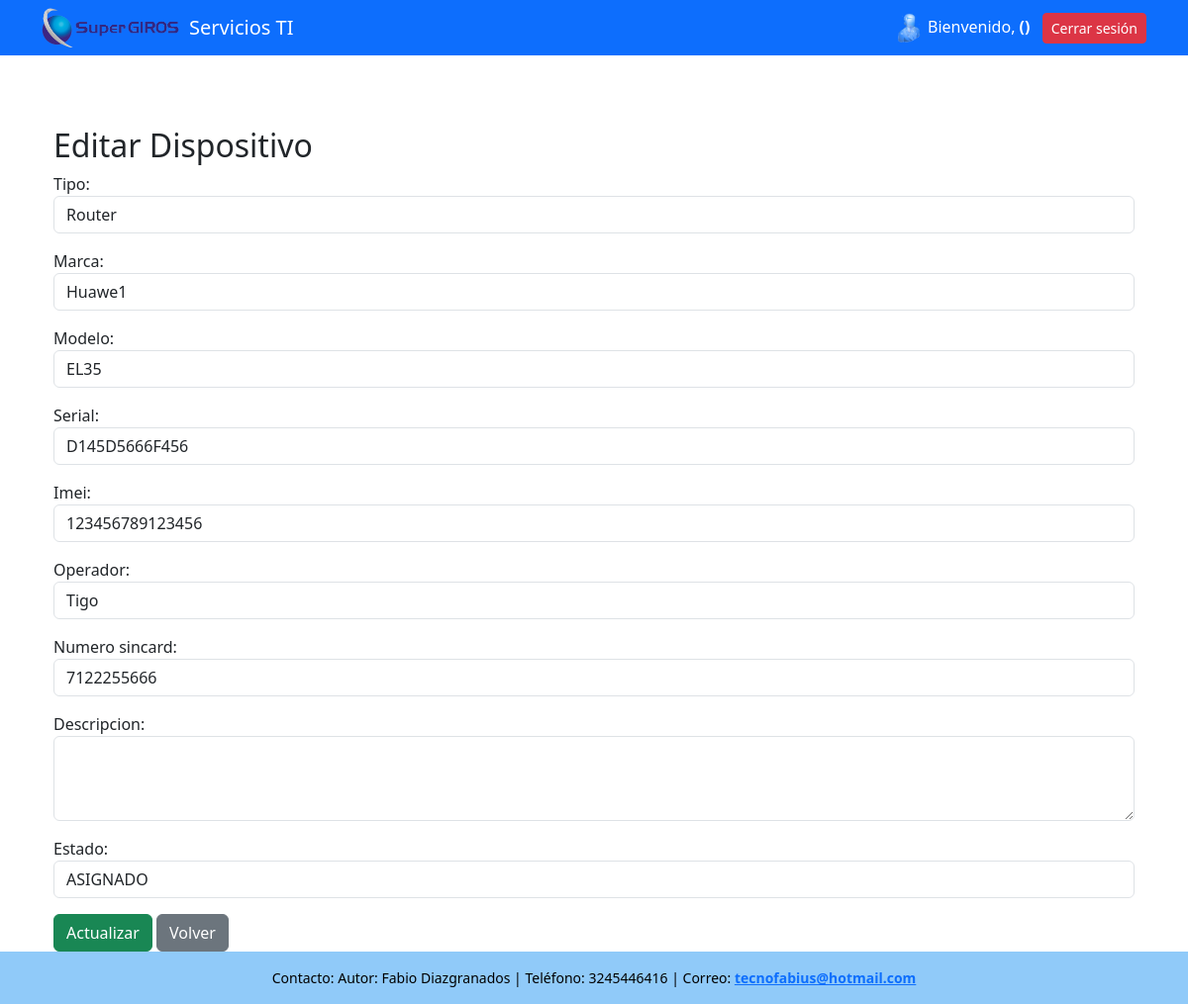
Screenshot of /inventario/editar/1/ (signed in) with the database file from the repository.
### servicios_ti/models.py (models this page shows, shortened)
class Dispositivo(models.Model):
    TIPOS = [
        ('router', 'Router'),
        ('mikrotik', 'Mikrotik'),
        ('switch', 'Switch'),
        ('radio', 'Radio')
    ]
    OPERADOR = [
        ('tigo', 'Tigo'),
        ('claro', 'Claro'),
        ('movistar', 'Movistar'),
        ('no', 'No')
    ]
    ESTADO = [
        ('SIN_ASIGNAR', 'SIN_ASIGNAR'),
        ('ASIGNADO', 'ASIGNADO'),
    ]
    tipo = models.CharField(max_length=100, choices=TIPOS)
    marca = models.CharField(max_length=100)
    modelo = models.CharField(max_length=100)
    serial = models.CharField(max_length=100,unique=True)
    imei = models.CharField(max_length=15, unique=True, null=True, blank=True)
    operador = models.CharField(max_length=100, choices=OPERADOR)
    numero_sincard = models.CharField(max_length=15,null=True, blank=True, unique=True)
    descripcion = models.TextField(null=True, blank=True)
    estado = models.CharField(max_length=100, choices= ESTADO)

### servicios_ti/views.py (the view)
# urls.py: path('inventario/editar/<int:dispositivo_id>/', views.editar_dispositivo, name='editar_dispositivo'),
def editar_dispositivo(request, dispositivo_id):
    if 'usuario_id' not in request.session:
        return redirect('login')
    dispositivo = get_object_or_404(Dispositivo, id=dispositivo_id)
    if request.method == 'POST':
        form = DispositivoForm(request.POST, instance=dispositivo)
        if form.is_valid():
            form.save()
            messages.success(request, 'Dispositivo actualizado correctamente.')
            return redirect('lista_dispositivos')
    else:
        form = DispositivoForm(instance=dispositivo)
    return render(request, 'edit_dispositivo.html', {'form': form, 'dispositivo': dispositivo})

### servicios_ti/forms.py
class DispositivoForm(forms.ModelForm):
    class Meta:
        model = Dispositivo
        fields = '__all__'
        widgets = {
            'tipo': forms.Select(attrs={'class': 'form-control'}),
            'marca': forms.TextInput(attrs={'class': 'form-control'}),
            'modelo': forms.TextInput(attrs={'class': 'form-control'}),
            'serial': forms.TextInput(attrs={'class': 'form-control'}),
            'imei': forms.TextInput(attrs={'class': 'form-control'}),
            'operador': forms.Select(attrs={'class': 'form-control'}),
            'numero_sincard': forms.TextInput(attrs={'class': 'form-control'}),
            'descripcion': forms.Textarea(attrs={'class': 'form-control', 'rows': 3}),
            'estado': forms.Select(attrs={'class': 'form-control'}),
        }

### servicios_ti/templates/edit_dispositivo.html (shortened to what this page needs)
{% extends "base.html" %}
{% block content %}
<div class="container mt-5">
    <h2>Editar Dispositivo</h2>
    <form method="post">
        {{ form.as_p }}
        <button type="submit" class="btn btn-success">Actualizar</button>
        <a href="{% url 'lista_dispositivos' %}" class="btn btn-secondary">Volver</a>
    </form>
</div>
{% endblock %}

### servicios_ti/templates/base.html (style rules this page uses)
html, body { height: 100%; margin: 0; }

### rows the page displays
Dispositivo: tipo "Router", marca "Huawe1", modelo "EL35", serial "D145D5666F456", imei "123456789123456", operador "Tigo", numero_sincard "7122255666", estado "ASIGNADO"
